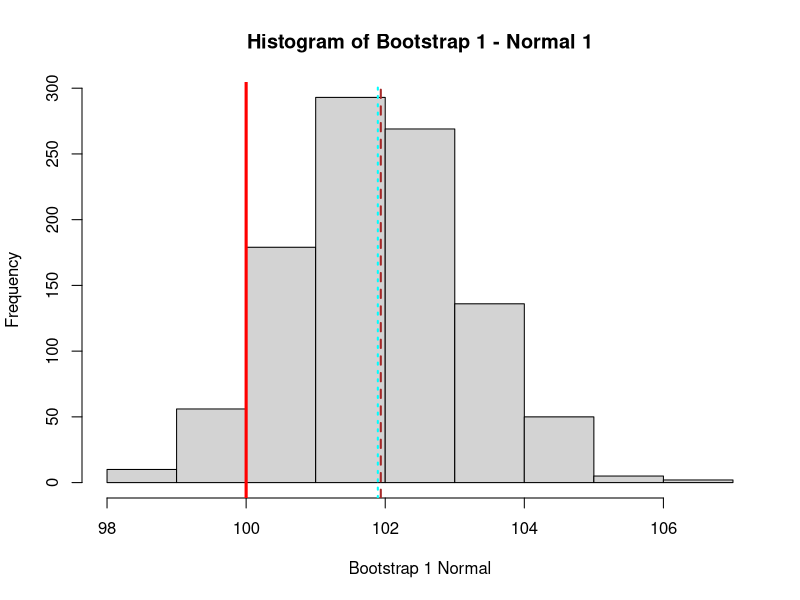
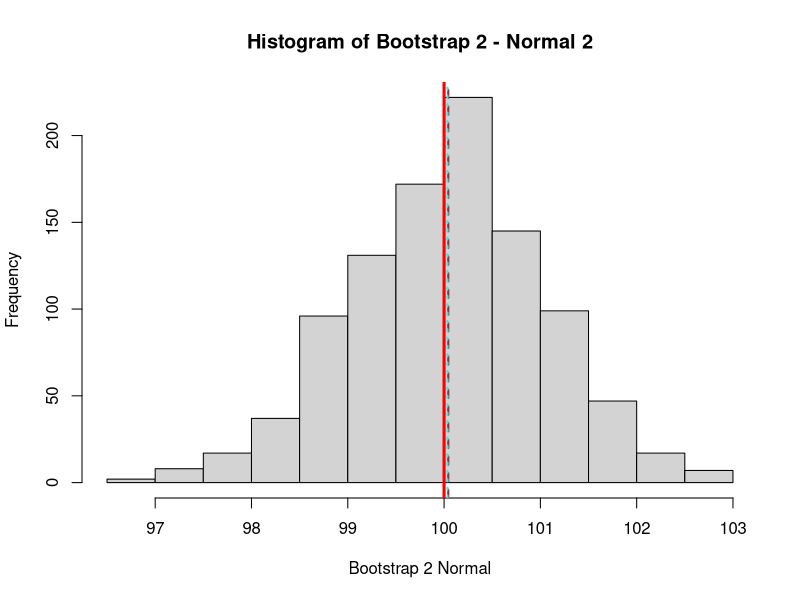
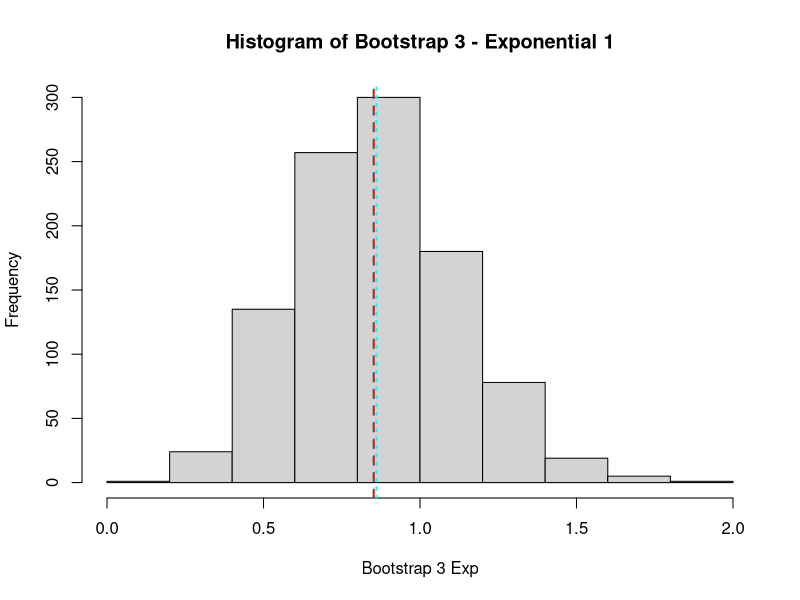
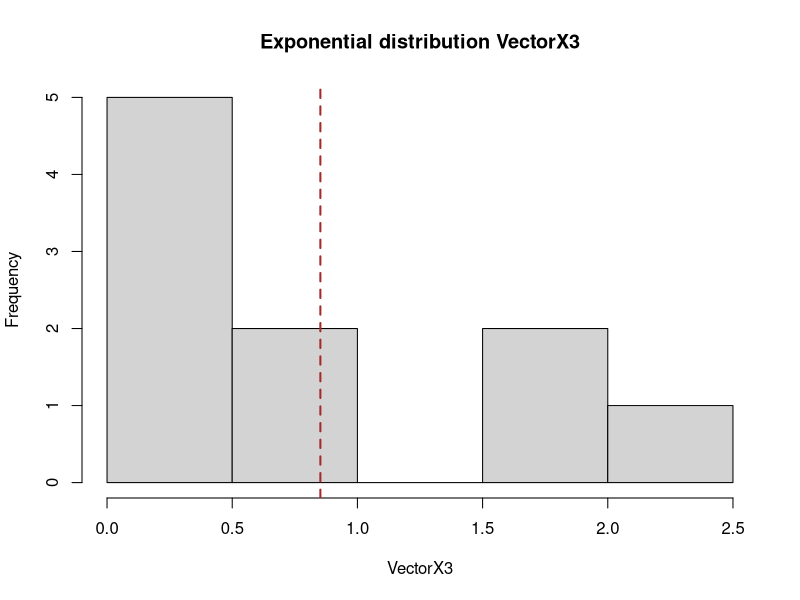
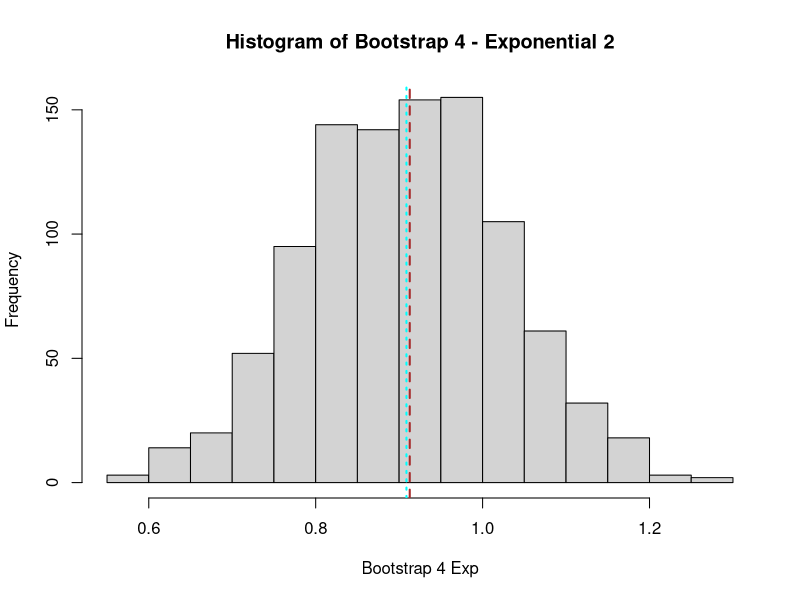
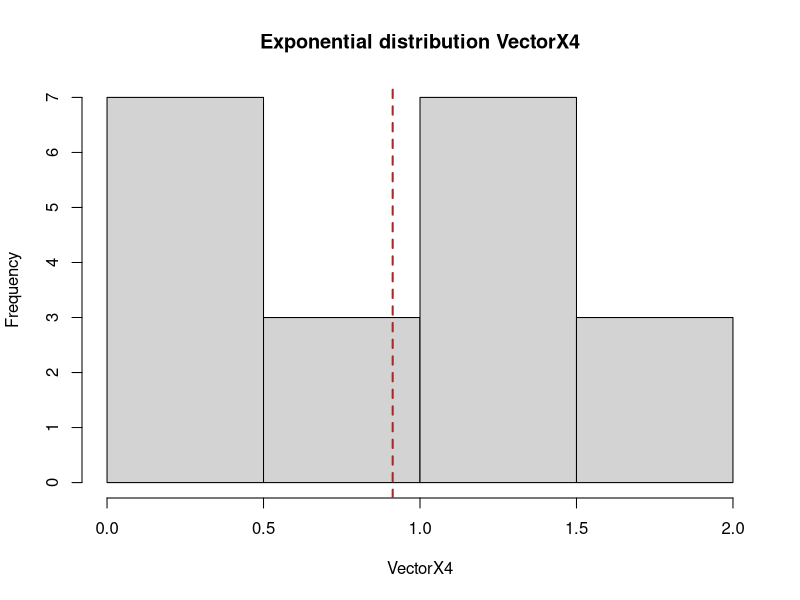

These charts were generated, in order, by the following R code:
## ---- chunk 1
## Declare global variables
knitr::opts_chunk$set(echo = FALSE)
## knitr::opts_chunk$set(cache=TRUE) ## comment this line to refresh every data in each project run and avoid cache data 
## ---- chunk 2
## bootstrap_fun is a function that will create a loop to get 1,000 samples from the input vector and return a vector with the 1,000 means of those samples
bootstrap_fun  <- function (arg_vector) {
  NumLoops <- 1000
  bootstrap <- numeric(NumLoops)
  for (i in 1:NumLoops) {
    bootsample <- sample(arg_vector, size=length(arg_vector), replace=TRUE) ## sample vector with replacement
    bootstrap[i] <- mean(bootsample)
  }
  bootstrap
}
## ---- chunk 3
## Use these default values to rnorm()
ProposedMean <- 100
ProposedSD <- 15
## ---- chunk 4
## Sample sizes to generate: 2 normal distribution generated vector (1 & 2), and 2 exponential distribution generated vector (3 & 4)
SampleSize1 <- 100
SampleSize2 <- 200
SampleSize3 <- 10
SampleSize4 <- 20
## ---- chunk 5
## Generate 2 normal distributed vectors
VectorX1 <- rnorm(SampleSize1, ProposedMean, ProposedSD)
VectorX2 <- rnorm(SampleSize2, ProposedMean, ProposedSD)

## Generate 2 exponential distributed vectors
VectorX3 <- rexp(n=SampleSize3, rate=1)
VectorX4 <- rexp(n=SampleSize4, rate=1)

## Save the vectors' means
OriginalMean1 <- mean(VectorX1)
OriginalMean2 <- mean(VectorX2)
OriginalMean3 <- mean(VectorX3)
OriginalMean4 <- mean(VectorX4)

## Save the vectors' sd's
OriginalSD1 <- sd(VectorX1)
OriginalSD2 <- sd(VectorX2)
OriginalSD3 <- sd(VectorX3)
OriginalSD4 <- sd(VectorX4)

## Generate the bootstraps
vbootstrap1 <- bootstrap_fun(VectorX1) ## Call bootstrap function with the first vector from a normal distributed 
vbootstrap2 <- bootstrap_fun(VectorX2) ## Call bootstrap function with the second vector from a normal distributed 
vbootstrap3 <- bootstrap_fun(VectorX3) ## Call bootstrap function with the first vector from an exponential distributed
vbootstrap4 <- bootstrap_fun(VectorX4) ## Call bootstrap function with the second vector from an exponential distributed
## ---- chunk 6
## Generate histogram for bootstrap 1 (normal distribution vector 1), and calculate  mean and sd
hist(vbootstrap1, main = "Histogram of Bootstrap 1 - Normal 1", xlab="Bootstrap 1 Normal")
vbootstrap_mean1 <- mean(vbootstrap1)
vbootstrap_SD1 <- sd(vbootstrap1)

## Ilustrate the proposed mean, the mean from the original normal distributed vector, and the bootstrap mean
abline(v=ProposedMean, col="red", lwd=3, lty=1)
abline(v=OriginalMean1, col="brown", lwd=2, lty=2)
abline(v=vbootstrap_mean1, col="cyan", lwd=2, lty=3)

## Calculate the bias comparing the original normal distributed vector mean minus the the bootstrap mean 
Final_SD1 <- OriginalSD1/sqrt(SampleSize1)
est_bias1 <- OriginalMean1-vbootstrap_mean1
## ---- chunk 7
## Display results
paste ("Standard deviation from Bootstrap: ", round(vbootstrap_SD1,4))
paste ("Final Standard devation: ", round(Final_SD1,4))
paste ("Bias from Original mean (", round(OriginalMean1,4), " in brown) minus bootstrap mean (", round(vbootstrap_mean1,4), " in cyan) : ", round(est_bias1,4))
## ---- chunk 8
## Generate histogram for bootstrap 2 (normal distribution vector 2), and calculate  mean and sd
hist(vbootstrap2, main = "Histogram of Bootstrap 2 - Normal 2", xlab="Bootstrap 2 Normal")
vbootstrap_mean2 <- mean(vbootstrap2)
vbootstrap_SD2 <- sd(vbootstrap2)

## Ilustrate the proposed mean, the mean from the original normal distributed vector, and the bootstrap mean
abline(v=ProposedMean, col="red", lwd=3, lty=1)
abline(v=OriginalMean2, col="brown", lwd=2, lty=2)
abline(v=vbootstrap_mean2, col="cyan", lwd=2, lty=3)

## Calculate the bias comparing the original normal distributed vector mean minus the the bootstrap mean 
Final_SD2 <- OriginalSD2/sqrt(SampleSize2)
est_bias2 <- OriginalMean2-vbootstrap_mean2
## ---- chunk 9
## Display results
paste ("Standard deviation from Bootstrap: ", round(vbootstrap_SD2,4))
paste ("Final Standard devation: ", round(Final_SD2,4))
paste ("Bias from Original mean (", round(OriginalMean2,4), " in brown) minus bootstrap mean (", round(vbootstrap_mean2,4), " in cyan) : ", round(est_bias2,4))
## ---- chunk 10
## Generate histogram for bootstrap 3 (exponential distribution vector 1), and calculate  mean and sd
hist(vbootstrap3, main = "Histogram of Bootstrap 3 - Exponential 1", xlab="Bootstrap 3 Exp")
vbootstrap_mean3 <- mean(vbootstrap3)
vbootstrap_SD3 <- sd(vbootstrap3)

## Ilustrate the proposed mean, the mean from the original normal distributed vector, and the bootstrap mean
abline(v=ProposedMean, col="red", lwd=3, lty=1)
abline(v=OriginalMean3, col="brown", lwd=2, lty=2)
abline(v=vbootstrap_mean3, col="cyan", lwd=2, lty=3)

## Calculate the bias comparing the original normal distributed vector mean minus the the bootstrap mean 
Final_SD3 <- OriginalSD3/sqrt(SampleSize3)
est_bias3 <- OriginalMean3-vbootstrap_mean3
## ---- chunk 11
## Display results
paste ("Standard deviation from Bootstrap: ", round(vbootstrap_SD3,4))
paste ("Final Standard devation: ", round(Final_SD3,4))
paste ("Bias from Original mean (", round(OriginalMean3,4), " in brown) minus bootstrap mean (", round(vbootstrap_mean3,4), " in cyan) : ", round(est_bias3,4))
## ---- chunk 12
paste ("VectorX3 is an exponential distribution vector, but the bootstrap calculated from it create a normal distribution")
hist(VectorX3, main="Exponential distribution VectorX3")
abline(v=OriginalMean3, col="brown", lwd=2, lty=2)
paste ("The reason why the scale is different between the 2 histograms, is because the original vector was generated with a sample size of ", round(SampleSize3,0), ", and bootstrap was calculated with ", round(length(vbootstrap3),0))
## ---- chunk 13
## Generate histogram for bootstrap 4 (exponential distribution vector 2), and calculate  mean and sd
hist(vbootstrap4, main = "Histogram of Bootstrap 4 - Exponential 2", xlab="Bootstrap 4 Exp")
vbootstrap_mean4 <- mean(vbootstrap4)
vbootstrap_SD4 <- sd(vbootstrap4)

## Ilustrate the proposed mean, the mean from the original normal distributed vector, and the bootstrap mean
abline(v=ProposedMean, col="red", lwd=3, lty=1)
abline(v=OriginalMean4, col="brown", lwd=2, lty=2)
abline(v=vbootstrap_mean4, col="cyan", lwd=2, lty=3)

## Calculate the bias comparing the original normal distributed vector mean minus the the bootstrap mean 
Final_SD4 <- OriginalSD3/sqrt(SampleSize4)
est_bias4 <- OriginalMean3-vbootstrap_mean4
## ---- chunk 14
## Display results
paste ("Standard deviation from Bootstrap: ", round(vbootstrap_SD4,4))
paste ("Final Standard devation: ", round(Final_SD4,4))
paste ("Bias from Original mean (", round(OriginalMean4,4), " in brown) minus bootstrap mean (", round(vbootstrap_mean4,4), " in cyan) : ", round(est_bias4,4))
## ---- chunk 15
paste ("VectorX4 is an exponential distribution vector, but the bootstrap calculated from it create a normal distribution")
hist(VectorX4, main="Exponential distribution VectorX4")
abline(v=OriginalMean4, col="brown", lwd=2, lty=2)
paste ("The reason why the scale is different between the 2 histograms, is because the original vector was generated with a sample size of ", round(SampleSize4,0), ", and bootstrap was calculated with ", round(length(vbootstrap4),0))
